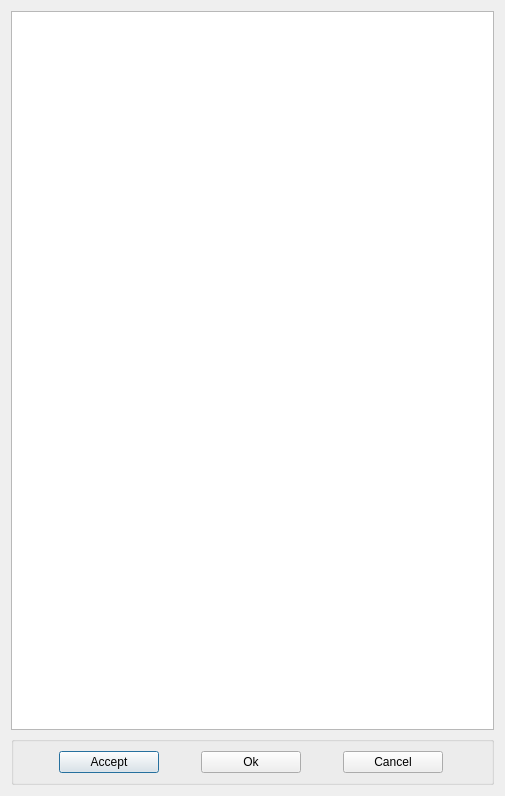
<?xml version="1.0" encoding="UTF-8"?>
<ui version="4.0">
 <class>DataUsePolicy</class>
 <widget class="QDialog" name="DataUsePolicy">
  <property name="geometry">
   <rect>
    <x>0</x>
    <y>0</y>
    <width>505</width>
    <height>796</height>
   </rect>
  </property>
  <property name="windowTitle">
   <string>Dialog</string>
  </property>
  <property name="modal">
   <bool>true</bool>
  </property>
  <layout class="QVBoxLayout" name="verticalLayout">
   <item>
    <widget class="QTextBrowser" name="dataPolicyTextBrowser">
     <property name="horizontalScrollBarPolicy">
      <enum>Qt::ScrollBarAlwaysOff</enum>
     </property>
     <property name="openExternalLinks">
      <bool>true</bool>
     </property>
    </widget>
   </item>
   <item>
    <widget class="QGroupBox" name="groupBox">
     <property name="sizePolicy">
      <sizepolicy hsizetype="Preferred" vsizetype="Fixed">
       <horstretch>0</horstretch>
       <verstretch>0</verstretch>
      </sizepolicy>
     </property>
     <property name="minimumSize">
      <size>
       <width>0</width>
       <height>39</height>
      </size>
     </property>
     <property name="title">
      <string/>
     </property>
     <layout class="QHBoxLayout" name="horizontalLayout">
      <item>
       <widget class="QPushButton" name="dataPolicyAcceptButton">
        <property name="maximumSize">
         <size>
          <width>100</width>
          <height>16777215</height>
         </size>
        </property>
        <property name="text">
         <string>Accept</string>
        </property>
       </widget>
      </item>
      <item>
       <widget class="QPushButton" name="dataPolicyOkButton">
        <property name="maximumSize">
         <size>
          <width>100</width>
          <height>16777215</height>
         </size>
        </property>
        <property name="text">
         <string>Ok</string>
        </property>
       </widget>
      </item>
      <item>
       <widget class="QPushButton" name="dataPolicyCancelButton">
        <property name="maximumSize">
         <size>
          <width>100</width>
          <height>16777215</height>
         </size>
        </property>
        <property name="text">
         <string>Cancel</string>
        </property>
       </widget>
      </item>
     </layout>
    </widget>
   </item>
  </layout>
 </widget>
 <resources/>
 <connections/>
</ui>
